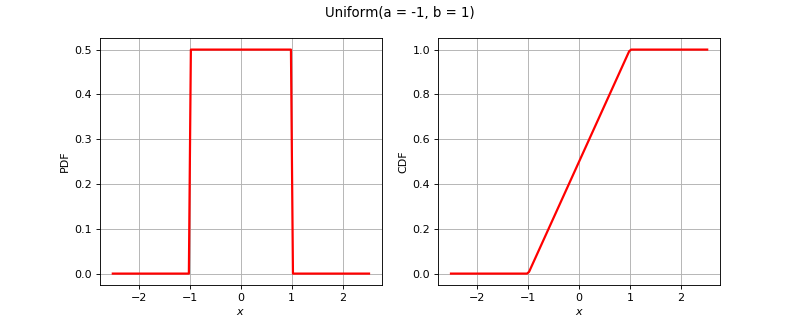

The script that drew this image:
import openturns as ot
from matplotlib import pyplot as plt
from openturns.viewer import View
if (ot.Uniform().__class__.__name__=='ComposedDistribution'):
    correlation = ot.CorrelationMatrix(2)
    correlation[1, 0] = 0.25
    aCopula = ot.NormalCopula(correlation)
    marginals = [ot.Normal(1.0, 2.0), ot.Normal(2.0, 3.0)]
    distribution = ot.ComposedDistribution(marginals, aCopula)
elif (ot.Uniform().__class__.__name__=='CumulativeDistributionNetwork'):
    distribution = ot.CumulativeDistributionNetwork([ot.Normal(2),ot.Dirichlet([0.5, 1.0, 1.5])], ot.BipartiteGraph([[0,1], [0,1]]))
elif (ot.Uniform().__class__.__name__=='Histogram'):
    distribution = ot.Histogram([-1.0, 0.5, 1.0, 2.0], [0.45, 0.4, 0.15])
else:
    distribution = ot.Uniform()
dimension = distribution.getDimension()
if dimension <= 2:
    if distribution.getDimension() == 1:
        distribution.setDescription(['$x$'])
        pdf_graph = distribution.drawPDF()
        cdf_graph = distribution.drawCDF()
        fig = plt.figure(figsize=(10, 4))
        plt.suptitle(str(distribution))
        pdf_axis = fig.add_subplot(121)
        cdf_axis = fig.add_subplot(122)
        View(pdf_graph, figure=fig, axes=[pdf_axis], add_legend=False)
        View(cdf_graph, figure=fig, axes=[cdf_axis], add_legend=False)
    else:
        distribution.setDescription(['$x_1$', '$x_2$'])
        pdf_graph = distribution.drawPDF()
        fig = plt.figure(figsize=(10, 5))
        plt.suptitle(str(distribution))
        pdf_axis = fig.add_subplot(111)
        View(pdf_graph, figure=fig, axes=[pdf_axis], add_legend=False)
